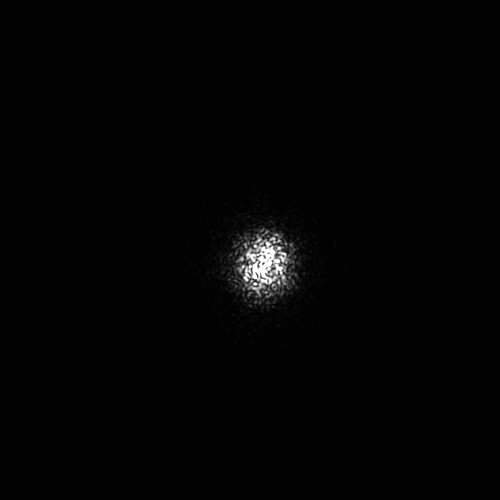
#> input picture images/laser_beams/patch_3/exp1000.tiff, 500 x 500 px, found by its file name; its folder holds only this picture in this run
$ python plotImage.py
#> lines starting #> are read from the running program, lines starting #| are printed output that depends on the picture
import PIL.Image as Image
import numpy as np
import matplotlib.pyplot as plt
from matplotlib import cm
import os

# 46 pixle = 1mm
# zoom: 125%

IMGDIR = r".\images\laser_beams\patch_3\\"
GRAPHDIR = r".\intensity_profile\patch_3\\"

def loadFiles(dir: str) -> str:
    file_names = os.listdir(dir)
    return file_names

def loadImageAsArray(dir: str):
    # Read image.
    img = Image.open(dir)
#> img is the input picture: PIL image 500x500 I;16; min 84, max 65507, mean 732.3
    # Convert to numpy array
    arr = np.array(img)

    return arr


def graphSurface(src: str, dest: str, title: str):

    arr = loadImageAsArray(src)
    Y_len, X_len = arr.shape
#> Y_len = 500; X_len = 500

    x = np.arange(X_len)
#> x = 500 values from 0 to 499
    y = np.arange(Y_len)
#> y = 500 values from 0 to 499

    X, Y = np.meshgrid(x, y)
    fig = plt.figure()
    ax = plt.axes(projection="3d")

    surf = ax.plot_surface(X, Y, arr, cmap=cm.coolwarm, linewidth=0, antialiased=False)
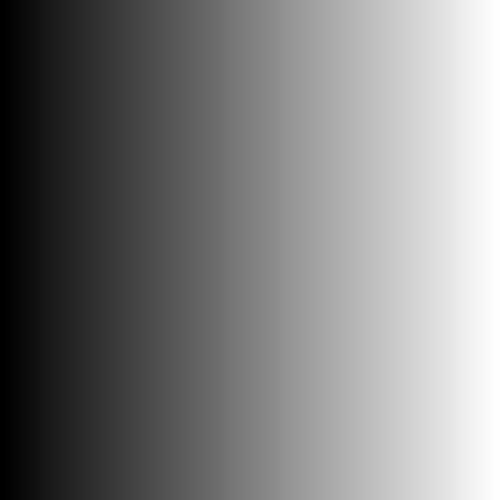
#> X: shape (500, 500) int64; min 0, max 499, mean 249.5; drawn with min black and max white

    ax.set_xlabel("Horizontal Position (pixels)")
    ax.set_ylabel("Vertical Position (pixels)")
    ax.set_zlabel("Brightness")
    plt.title(title)

    # plt.show()
    plt.savefig(dest, format="pdf")
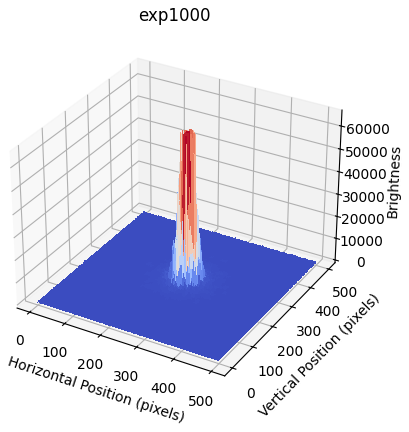
#> figure drawn by matplotlib, 1 panel
    plt.close()

def main():
    file_names = loadFiles(IMGDIR)
    for full_name in file_names:
        title = full_name.split(".")[0]
        src = IMGDIR + full_name
        dest = rf"{GRAPHDIR}\{title}.pdf"
        graphSurface(src, dest, title)

if __name__ == "__main__":
    main()
